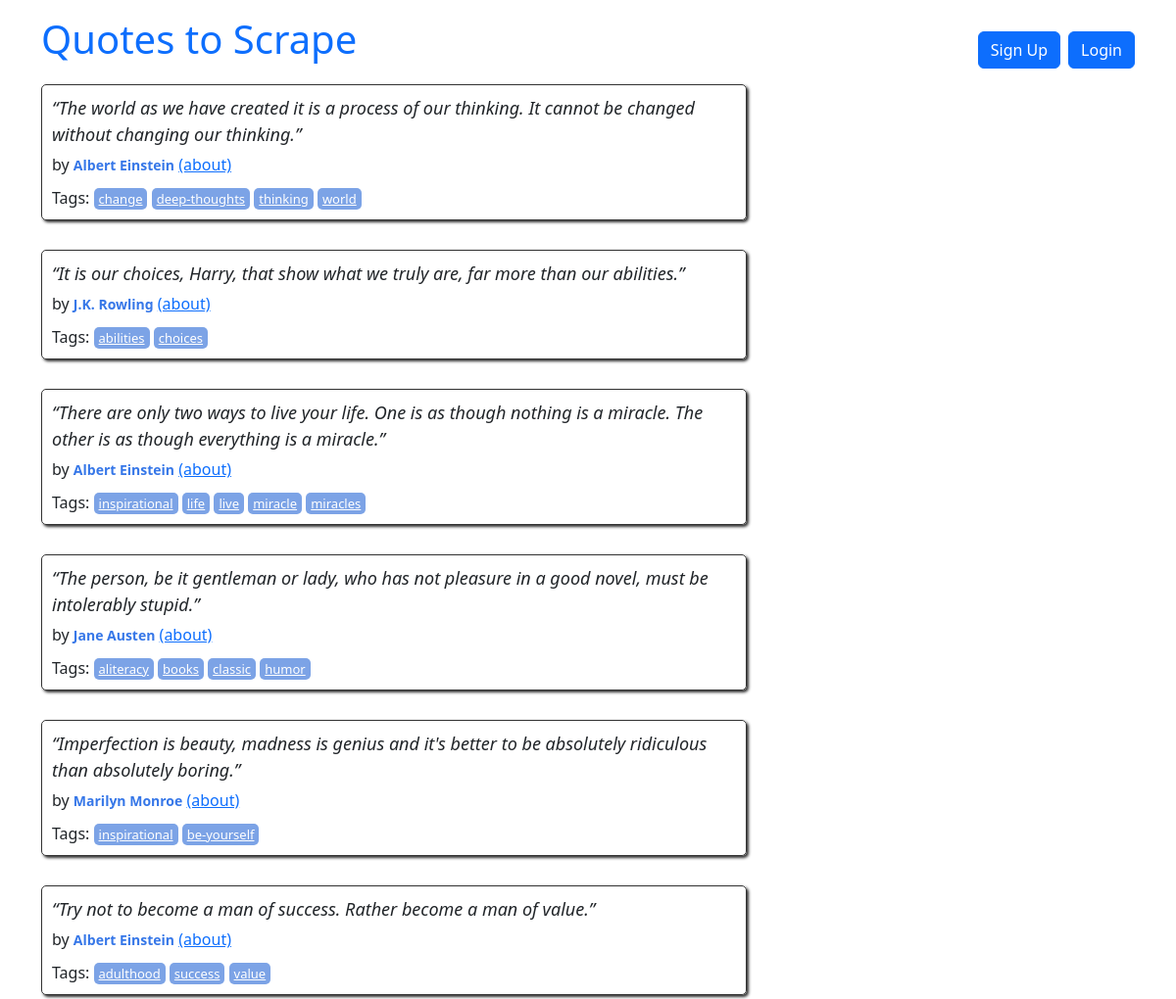
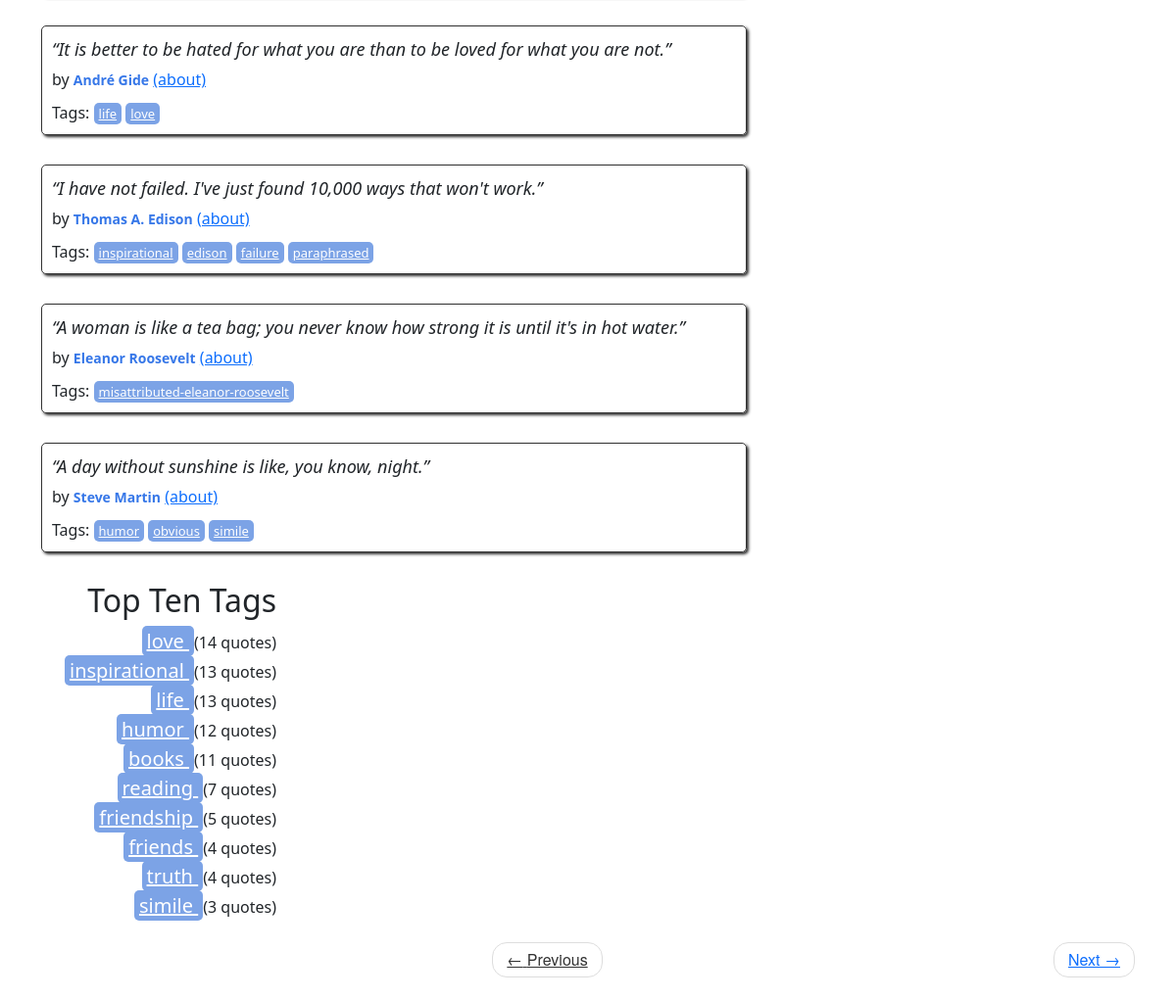
The page / on the database its author committed (2 pictures, top to bottom).
### quotes/models.py (models this page shows)
class Quote(models.Model):
    quote = models.TextField()
    tags = models.ManyToManyField(Tag)
    author = models.ForeignKey(Author, on_delete=models.CASCADE, default=None, null=True)
    created_at = models.DateTimeField(auto_now_add=True)

class Author(models.Model):
    fullname = models.CharField(max_length=50)
    born_date = models.CharField(max_length=50)
    born_location = models.CharField(max_length=150)
    description = models.TextField()
    created_at = models.DateTimeField(auto_now_add=True)

class Tag(models.Model):
    name = models.CharField(max_length=50, null=False, unique=True)

### quotes/views.py (the view)
# urls.py: path("", views.main, name="root"),
def main(request, page=1):
    quotes = Quote.objects.all()
    per_page = 10
    paginator = Paginator(quotes, per_page)
    try:
        quotes_on_page = paginator.page(page)
    except PageNotAnInteger:
        quotes_on_page = paginator.page(1)
    except EmptyPage:
        quotes_on_page = paginator.page(paginator.num_pages)
    top_tags = Tag.objects.annotate(num_quotes=Count("quote")).order_by("-num_quotes")[
        :10
    ]
    return render(
        request,
        "quotes/index.html",
        {
            "quotes": quotes_on_page,
            "top_tags": top_tags,
        },
    )

### quotes/templates/quotes/index.html (shortened to what this page needs)
{% extends 'quotes/base.html' %}
{% load extract %}
{% block content %}
<div class="row">
    <div class="col-md-8">
        {% for quote in quotes %}
        <div class="quote" itemscope="" itemtype="http://schema.org/CreativeWork">
            <span class="text" itemprop="text">
                {{ quote.quote }}
            </span>
            <span>by <small class="author" itemprop="author">{{ quote.author.fullname }}</small></span>
            <a href="/author/{{ quote.author.id }}">(about)</a>
            <div class="tags">
                Tags:
                {% for tag in quote.tags.all %}
                <a class="tag" href="{% url 'quotes:tag_detail' tag.name %}">{{ tag.name }}</a>
                {% endfor %}
            </div>
        </div>
        {% endfor %}
        <div class="col-md-4">
            <div class="tags-box">
                <h2>Top Ten Tags</h2>
                {% for tag in top_tags %}
                <div class="tag-item">
                    <a class="tag" style="font-size: 20px" href="{% url 'quotes:tag_detail' tag.name %}">
                        {{ tag.name }}
                    </a>
                    ({{ tag.num_quotes }} quotes)
                </div>
                {% endfor %}
            </div>
        </div>
    </div>
</div>
</div>
<nav>
    <ul class="pager">
        <li class="previous">
            <a class="{% if not quotes.has_previous %} disabled {% endif %}"
               href="{% if quotes.has_previous %} {% url 'quotes:root_paginate' quotes.previous_page_number %} {% else %} # {% endif %}">
                <span aria-hidden="true">←</span> Previous
            </a>
        </li>
        <li class="next">
            <a class="{% if not quotes.has_next %} disabled {% endif %}"
               href="{% if quotes.has_next %} {% url 'quotes:root_paginate' quotes.next_page_number %} {% else %} # {% endif %}">
                Next <span aria-hidden="true">→</span>
            </a>
        </li>
    </ul>
</nav>
</div>
{% endblock %}

### quotes/templates/quotes/base.html (shortened to what this page needs)
<!doctype html>
<html lang="en">
<head>
    <link href="https://cdn.jsdelivr.net/npm/bootstrap@5.3.3/dist/css/bootstrap.min.css" rel="stylesheet"
>
    {% load static %}
    <link rel="stylesheet" href="{% static 'quotes/style.css' %}">
</head>
<body>
<div class="container">
    <div class="row header-box pt-3 mb-3">
        <div class="col-md-8">
            <h1>
                <a href="/" style="text-decoration: none">Quotes to Scrape</a>
            </h1>
        </div>
        <div class="col-md-4">
            <p>
                {% if user.is_authenticated %}
            <ul class="d-flex justify-content-end gap-2 list-unstyled">
                <li>Welcome <b>{{ user.username }}!</b></li>
                <li><a href="{% url 'users:logout' %}" class="btn btn-primary" role="button">Logout</a></li>
                <li><a href="{% url 'quotes:add_author' %}" class="btn btn-primary" role="button">Add Author</a></li>
                <li><a href="{% url 'quotes:add_quote' %}" class="btn btn-primary" role="button">Add Quote</a></li>
                <li><a href="{% url 'quotes:add_tag' %}" class="btn btn-primary" role="button">Add Tag</a></li>
            </ul>
            {% else %}
            <ul class="d-flex justify-content-end gap-2 list-unstyled">
                <li><a href="{% url 'users:signup' %}" class="btn btn-primary" role="button">Sign Up</a></li>
                <li><a href="{% url 'users:login' %}" class="btn btn-primary" role="button">Login</a></li>
            </ul>
            {% endif %}
            </p>
        </div>
        {% block content %} {% endblock %}
</body>
</html>

### quotes/static/quotes/style.css (style rules this page uses)
.quote { padding: 10px; margin-bottom: 30px; border: 1px solid #333333; border-radius: 5px; box-shadow: 2px 2px 3px #333333; }
.quote span.text { display: block; margin-bottom: 5px; font-size: large; font-style: italic; }
.quote small.author { font-weight: bold; color: #3677E8; }
.quote .tags { margin-top: 10px; }
.tag { padding: 2px 5px; border-radius: 5px; color: white; font-size: small; background-color: #7CA3E6; }
.pager { font-family: "Raleway","Helvetica Neue",Helvetica,Arial,sans-serif; }
.pager { padding-left: 0; margin: 22px 0; list-style: none; text-align: center; }
.pager li { display: inline; }
.pager .next>a, .pager .next>span { float: right; }
.pager li>a, .pager li>span { display: inline-block; padding: 5px 14px; background-color: #ffffff; border: 1px solid #dddddd; border-radius: 15px; }
.disabled { color: #333333; }
.tags-box { text-align: right; }

### rows shown on the page
Quote: quote "“The world as we have created it is a process of our thinking. It cannot be changed without changing our thinking.”", author.fullname "Albert Einstein"
Tag: name "change"
Tag: name "deep-thoughts"
Tag: name "thinking"
Tag: name "world"
Quote: quote "“It is our choices, Harry, that show what we truly are, far more than our abilities.”", author.fullname "J.K. Rowling"
Tag: name "abilities"
Tag: name "choices"
Quote: quote "“There are only two ways to live your life. One is as though nothing is a miracle. The other is as though everything is a miracle.”", author.fullname "Albert Einstein"
Tag: name "inspirational", num_quotes "13"
Tag: name "life", num_quotes "13"
Tag: name "live"
Tag: name "miracle"
Tag: name "miracles"
Quote: quote "“The person, be it gentleman or lady, who has not pleasure in a good novel, must be intolerably stupid.”", author.fullname "Jane Austen"
Tag: name "aliteracy"
Tag: name "books", num_quotes "11"
Tag: name "classic"
Tag: name "humor", num_quotes "12"
Quote: quote "“Imperfection is beauty, madness is genius and it's better to be absolutely ridiculous than absolutely boring.”", author.fullname "Marilyn Monroe"
Tag: name "be-yourself"
Quote: quote "“Try not to become a man of success. Rather become a man of value.”", author.fullname "Albert Einstein"
Tag: name "adulthood"
Tag: name "success"
Tag: name "value"
Quote: quote "“It is better to be hated for what you are than to be loved for what you are not.”", author.fullname "André Gide"
Tag: name "love", num_quotes "14"
Quote: quote "“I have not failed. I've just found 10,000 ways that won't work.”", author.fullname "Thomas A. Edison"
Tag: name "edison"
Tag: name "failure"
Tag: name "paraphrased"
Quote: quote "“A woman is like a tea bag; you never know how strong it is until it's in hot water.”", author.fullname "Eleanor Roosevelt"
Tag: name "misattributed-eleanor-roosevelt"
Quote: quote "“A day without sunshine is like, you know, night.”", author.fullname "Steve Martin"
Tag: name "obvious"
Tag: name "simile", num_quotes "3"
Tag: name "reading", num_quotes "7"
Tag: name "friendship", num_quotes "5"
Tag: name "friends", num_quotes "4"
Tag: name "truth", num_quotes "4"
